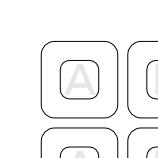
#> input picture research/mark_generator/v3/data/output/resized/box_128_138.jpg, 158 x 158 px; its folder holds only this picture in this run
$ python v2_step3.py
#> lines starting #> are read from the running program, lines starting #| are printed output that depends on the picture
import glob
from PIL import Image, ImageDraw
import os
import random
import numpy as np
import math
import typing as tp
from scipy.special import comb
from tqdm import tqdm
# Get a list of all files matching the pattern
file_list = glob.glob('data/output/resized/*.jpg')

# Load all images from file_list
images = [Image.open(file) for file in file_list]
#> images = 1 item
C = 0.551915024494
# (1, 0), (c, 1), (1, c), (0, 1) ()
# But to randomize it's more convinient to work with polar points
B = math.atan(C)
D = math.sqrt(math.pow(C, 2) + 1)

# And we want to remove the last point from quarter to join with other quarters
PERFECT_QUARTER_POINTS = np.array([(1, 0), (D, B), (D, math.pi / 2 - B)])
QUARTER_ANGLE = math.pi / 2

class Point(tp.NamedTuple):
    x: float
    y: float

def bernstein_poly(i, n, t):
    """
     The Bernstein polynomial of n, i as a function of t
    """

    return comb(n, i) * (t ** (n - i)) * (1 - t) ** i


def bezier_curve(points, nTimes=1000):
    """
       Given a set of control points, return the
       bezier curve defined by the control points.

       points should be a list of lists, or list of tuples
       such as [ [1,1],
                 [2,3],
                 [4,5], ..[Xn, Yn] ]
        nTimes is the number of time steps, defaults to 1000

        See http://processingjs.nihongoresources.com/bezierinfo/
    """

    nPoints = len(points)
    xPoints = np.array([p[0] for p in points])
    yPoints = np.array([p[1] for p in points])

    t = np.linspace(0.0, 1.0, nTimes)

    polynomial_array = np.array([bernstein_poly(i, nPoints - 1, t) for i in range(0, nPoints)])

    xvals = np.dot(xPoints, polynomial_array)
    yvals = np.dot(yPoints, polynomial_array)

    return xvals, yvals


def create_handwritten_circle(alpha: float, gamma: float):

    def create_next_quarter(last_quarter: np.array, _max_radius_dev: float, _max_angle_dev: float, close: bool = False):
        radius_deviation = random.normalvariate(0, _max_radius_dev / 3)
        angle_deviation = random.normalvariate(0, _max_angle_dev / 3)
        new_quarter = last_quarter.copy() + (radius_deviation, angle_deviation + QUARTER_ANGLE)
        if close:
            closing_point = last_quarter[0] + (radius_deviation, angle_deviation + 2 * QUARTER_ANGLE)
            new_quarter = np.append(new_quarter, [closing_point], axis=0)
        return new_quarter

    def pol2cart(radius: float, angle: float):
        x = radius * np.cos(angle)
        y = radius * np.sin(angle)
        return x, y

    max_radius_dev = random.normalvariate(0, alpha * 2)
    max_angle_dev = random.normalvariate(0, gamma * 4)

    quarters = [create_next_quarter(PERFECT_QUARTER_POINTS, max_radius_dev, max_angle_dev)]
    for quarter_number in range(3):  # add the remaining 3 quarters
        quarters.append(create_next_quarter(quarters[-1], max_radius_dev, max_angle_dev, quarter_number == 2))

    circle_point_pol = np.concatenate(quarters)
    circle_points_cart = np.array([pol2cart(radius, angle) for radius, angle in circle_point_pol])
    return bezier_curve(circle_points_cart, 10000)


def create_handwritten_cross(alpha: float, gamma: float):
    def generate_points(first_handle: tp.Tuple[float, float], control_point: tp.Tuple[float, float],
                        second_handle: tp.Tuple[float, float]):
        return [(first_handle[0] + random.normalvariate(0, alpha), first_handle[1] + random.normalvariate(0, alpha)),
                (control_point[0] + random.normalvariate(0, gamma), control_point[1] + random.normalvariate(0, gamma)),
                (second_handle[0] + random.normalvariate(0, alpha), second_handle[1] + random.normalvariate(0, alpha))]

    """
    :param alpha: deviation of start and end of the lines
    :param gamma: deviation from the center for the bezier control point
    """
    line1 = generate_points((0, 1), (.5, .5), (1, 0))
    line2 = generate_points((0, 0), (.5, .5), (1, 1))
    return np.concatenate((bezier_curve(line1, 10000), bezier_curve(line2, 10000)), axis=1)


def create_handwritten_doodle(alpha: float, beta: float, gamma: float, outlier_shape: tp.Tuple[float, float] = (1., 1.)):
    """
    :param alpha: deviation of handle points X values
    :param beta: deviation of handle points Y values
    :param gamma: deviation of bezier control point position
    """

    def calculate_control(first_handle: Point, second_handle: Point):
        middle_x, middle_y = abs(first_handle.x - second_handle.x) / 2, (
                    abs(first_handle.y - second_handle.y) / 2 + min(first_handle.y, second_handle.y))
        return random.normalvariate(middle_x, gamma), random.normalvariate(middle_y, 0)

    lines = []
    beta = max([beta / 4, 0.05])
    handlers = []
    recent_handle = Point(random.normalvariate(1 - outlier_shape[0], alpha / 6), random.normalvariate(1 - outlier_shape[1], beta / 6))
    i = 0
    while recent_handle.y < outlier_shape[1]:
        alpha_shift, beta_shift = random.normalvariate(0, alpha / 6), random.normalvariate(beta / 2, beta / 6)
        next_handle = Point(outlier_shape[0] + alpha_shift if i % 2 else 1 - outlier_shape[0] + alpha_shift,
                            recent_handle[1] + beta_shift)
        control_point = calculate_control(recent_handle, next_handle)
        lines.append(bezier_curve([recent_handle, control_point, next_handle], 10000))
        handlers.append(recent_handle)
        recent_handle = next_handle
        i += 1

    return np.concatenate(lines, axis=1)


def create_handwritten_tick(alpha: float, beta: float, gamma: float):
    left_handle = Point(random.normalvariate(0.1, alpha), random.normalvariate(0.1, beta))
    right_handle = Point(random.normalvariate(0.9, alpha), random.normalvariate(0.1, beta))
    right_control = Point(random.normalvariate(right_handle.x - gamma / 2, gamma / 6),
                          random.normalvariate(3 / 4, beta))
    left_control = Point(random.normalvariate(left_handle.x + gamma / 2, gamma / 6), random.normalvariate(3 / 4, beta))
    return bezier_curve([left_handle, right_control, left_control, right_handle], 1000)


def add_random_mark(image):

    def add_handwritten_mark(image, mark_type='doodle', alpha=random.uniform(0.03, 0.25), beta=random.uniform(0.03, 0.25), gamma=random.uniform(0.03, 0.25)):
        draw = ImageDraw.Draw(image)
        width, height = image.size
        x, y = width // 2, height // 2

        if mark_type == 'doodle':
            xvals, yvals = create_handwritten_doodle(alpha, beta, gamma)
        elif mark_type == 'cross':
            xvals, yvals = create_handwritten_cross(alpha, gamma)
        elif mark_type == 'circle':
            xvals, yvals = create_handwritten_circle(alpha, gamma)
        elif mark_type == 'tick':
            xvals, yvals = create_handwritten_tick(alpha, beta, gamma)
        else:
            raise ValueError(f"Unknown mark type: {mark_type}")

        xvals = (xvals * width).astype(int)
        yvals = (yvals * height).astype(int)

        # Center the mark on the image and scale it to 20-48 pixels
        mark_width = max(xvals) - min(xvals)
        mark_height = max(yvals) - min(yvals)
        scale_factor = random.uniform(20, 48) / max(mark_width, mark_height)

        xvals = ((xvals - min(xvals)) * scale_factor + x - (mark_width * scale_factor) / 2).astype(int)
        yvals = ((yvals - min(yvals)) * scale_factor + y - (mark_height * scale_factor) / 2).astype(int)

        steps = random.randint(2, 30)
        # Create a gradient of 10 random gray shades
        random_shades = np.random.normal(30, 200, steps).clip(0, 255).astype(int)
        gradient = np.interp(np.linspace(0, steps - 1, len(xvals)), np.arange(steps), random_shades).astype(int)
        gradient = [f'#{val:02x}{val:02x}{val:02x}' for val in gradient]
        for i in range(len(xvals) - 1):
            draw.line((xvals[i], yvals[i], xvals[i + 1], yvals[i + 1]), fill=gradient[i], width=2)

        # Odpowiedzi dookola
        cx = x
        cy = y
        for x, y in [(cx - 158, cy - 158), (cx, cy - 158), (cx + 158, cy - 158), (cx - 158, cy), (cx + 158, cy), (0, 158), (158, 158), (158, 158)]:
            if random.randint(1, 9) != 1:
                continue

            # odznaczenie
            mark_type = random.choice(['doodle', 'circle'])
            alpha = random.uniform(0.05, 0.2)
            beta = random.uniform(0.05, 0.2)
            gamma = random.uniform(0.05, 0.2)
            if mark_type == 'doodle':
                xvals, yvals = create_handwritten_doodle(alpha, beta, gamma)
            elif mark_type == 'circle':
                xvals, yvals = create_handwritten_circle(alpha, gamma)
            else:
                raise ValueError(f"Unknown mark type: {mark_type}")

            xvals = (xvals * width).astype(int)
            yvals = (yvals * height).astype(int)

            # Center the mark on the image and scale it to 20-48 pixels
            mark_width = max(xvals) - min(xvals)
            mark_height = max(yvals) - min(yvals)
            scale_factor = random.uniform(55, 80) / max(mark_width, mark_height)

            xvals = ((xvals - min(xvals)) * scale_factor + x - (mark_width * scale_factor) / 2).astype(int)
            yvals = ((yvals - min(yvals)) * scale_factor + y - (mark_height * scale_factor) / 2).astype(int)

            steps = random.randint(2, 30)
            # Create a gradient of 10 random gray shades
            random_shades = np.random.normal(30, 200, steps).clip(0, 255).astype(int)
            gradient = np.interp(np.linspace(0, steps - 1, len(xvals)), np.arange(steps), random_shades).astype(int)
            gradient = [f'#{val:02x}{val:02x}{val:02x}' for val in gradient]
            for i in range(len(xvals) - 1):
                draw.line((xvals[i], yvals[i], xvals[i + 1], yvals[i + 1]), fill=gradient[i], width=2)


        return image

    draw = ImageDraw.Draw(image)
    width, height = image.size
    mark_type = random.choice(['doodle', 'cross', 'tick'])

    return add_handwritten_mark(image, mark_type)

# Apply random marks to all images
for i, image in tqdm(enumerate(images)):
    os.makedirs(f'data/output/marked/{i}', exist_ok=True)
    for j in tqdm(range(3)):
        marked_image = add_random_mark(image.copy())
        marked_image.save(f'data/output/marked/{i}/marked_{j}.jpg')
#> this loop made 1 pass
#> pass 1, `marked_image.save(f'data/output/marked/{i}/marked_{j}.jpg')`:
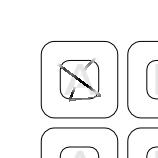
#> saved as marked_0.jpg: PIL image 158x158 L; min 0, max 255, mean 244
#> pass 1, `marked_image.save(f'data/output/marked/{i}/marked_{j}.jpg')`:
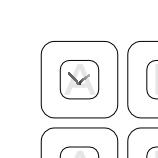
#> saved as marked_1.jpg: PIL image 158x158 L; min 0, max 255, mean 244.9
#> pass 1, `marked_image.save(f'data/output/marked/{i}/marked_{j}.jpg')`:
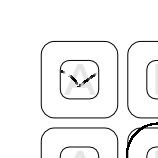
#> saved as marked_2.jpg: PIL image 158x158 L; min 0, max 255, mean 243.4

$ run again, on research/mark_generator/v3/data/output/resized/box_216_917.jpg
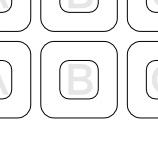
#> input picture research/mark_generator/v3/data/output/resized/box_216_917.jpg, 158 x 158 px
#> images = 1 item
#> the loop `for i, image in tqdm(enumerate(images)):` made 1 pass
#> pass 1, `marked_image.save(f'data/output/marked/{i}/marked_{j}.jpg')`:
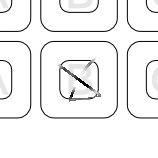
#> saved as marked_0.jpg: PIL image 158x158 L; min 0, max 255, mean 240.8
#> pass 1, `marked_image.save(f'data/output/marked/{i}/marked_{j}.jpg')`:
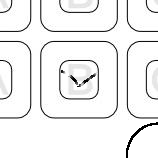
#> saved as marked_2.jpg: PIL image 158x158 L; min 0, max 255, mean 240
